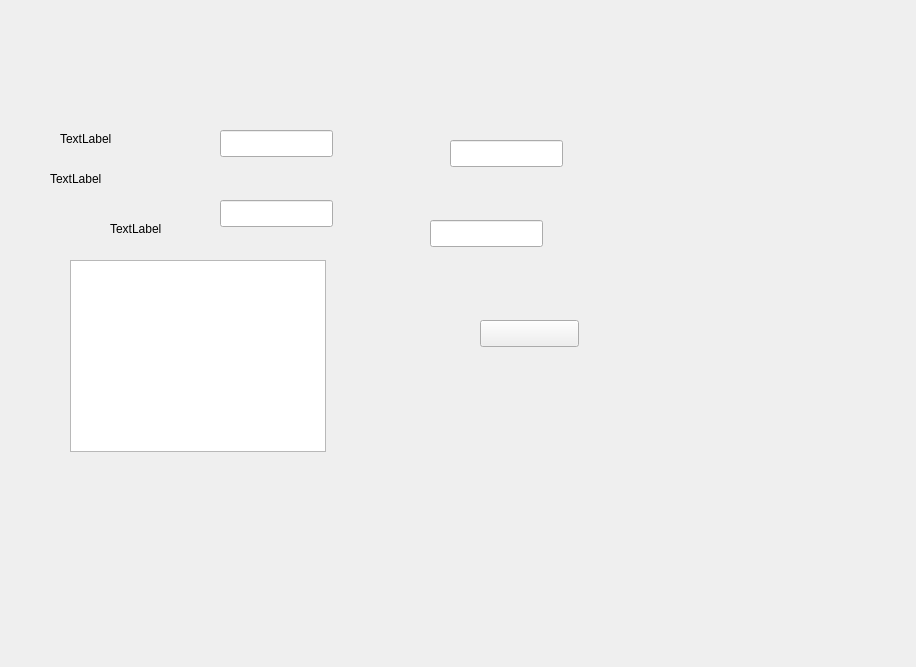
<?xml version="1.0" encoding="UTF-8"?>
<ui version="4.0">
 <class>QSettingNetForm</class>
 <widget class="QWidget" name="QSettingNetForm">
  <property name="geometry">
   <rect>
    <x>0</x>
    <y>0</y>
    <width>916</width>
    <height>667</height>
   </rect>
  </property>
  <property name="windowTitle">
   <string>Form</string>
  </property>
  <widget class="QLineEdit" name="ed_settingnet_ip">
   <property name="geometry">
    <rect>
     <x>220</x>
     <y>130</y>
     <width>113</width>
     <height>27</height>
    </rect>
   </property>
  </widget>
  <widget class="QLineEdit" name="ed_settingnet_mask">
   <property name="geometry">
    <rect>
     <x>220</x>
     <y>200</y>
     <width>113</width>
     <height>27</height>
    </rect>
   </property>
  </widget>
  <widget class="QLineEdit" name="ed_settingnet_getway">
   <property name="geometry">
    <rect>
     <x>450</x>
     <y>140</y>
     <width>113</width>
     <height>27</height>
    </rect>
   </property>
  </widget>
  <widget class="QLineEdit" name="ed_settingnet_dns">
   <property name="geometry">
    <rect>
     <x>430</x>
     <y>220</y>
     <width>113</width>
     <height>27</height>
    </rect>
   </property>
  </widget>
  <widget class="QLabel" name="le_settingnet_ip">
   <property name="geometry">
    <rect>
     <x>60</x>
     <y>130</y>
     <width>67</width>
     <height>17</height>
    </rect>
   </property>
   <property name="text">
    <string>TextLabel</string>
   </property>
  </widget>
  <widget class="QLabel" name="le_settingnet_mask">
   <property name="geometry">
    <rect>
     <x>110</x>
     <y>220</y>
     <width>67</width>
     <height>17</height>
    </rect>
   </property>
   <property name="text">
    <string>TextLabel</string>
   </property>
  </widget>
  <widget class="QLabel" name="le_settingnet_getway">
   <property name="geometry">
    <rect>
     <x>110</x>
     <y>290</y>
     <width>67</width>
     <height>17</height>
    </rect>
   </property>
   <property name="text">
    <string>TextLabel</string>
   </property>
  </widget>
  <widget class="QLabel" name="le_settingnet_dns">
   <property name="geometry">
    <rect>
     <x>200</x>
     <y>290</y>
     <width>67</width>
     <height>17</height>
    </rect>
   </property>
   <property name="text">
    <string>TextLabel</string>
   </property>
  </widget>
  <widget class="QPushButton" name="pb_zhixing">
   <property name="geometry">
    <rect>
     <x>480</x>
     <y>320</y>
     <width>99</width>
     <height>27</height>
    </rect>
   </property>
   <property name="text">
    <string/>
   </property>
  </widget>
  <widget class="QLabel" name="le_wifiname">
   <property name="geometry">
    <rect>
     <x>80</x>
     <y>520</y>
     <width>431</width>
     <height>31</height>
    </rect>
   </property>
   <property name="text">
    <string/>
   </property>
  </widget>
  <widget class="QLabel" name="label_netset">
   <property name="geometry">
    <rect>
     <x>50</x>
     <y>170</y>
     <width>67</width>
     <height>17</height>
    </rect>
   </property>
   <property name="text">
    <string>TextLabel</string>
   </property>
  </widget>
  <widget class="QQTWIFIWidget" name="m_pwifi">
   <property name="geometry">
    <rect>
     <x>70</x>
     <y>260</y>
     <width>256</width>
     <height>192</height>
    </rect>
   </property>
  </widget>
 </widget>
 <customwidgets>
  <customwidget>
   <class>QQTWIFIWidget</class>
   <extends>QTableView</extends>
   <header>qqtwifiwidget.h</header>
  </customwidget>
 </customwidgets>
 <resources/>
 <connections/>
</ui>
